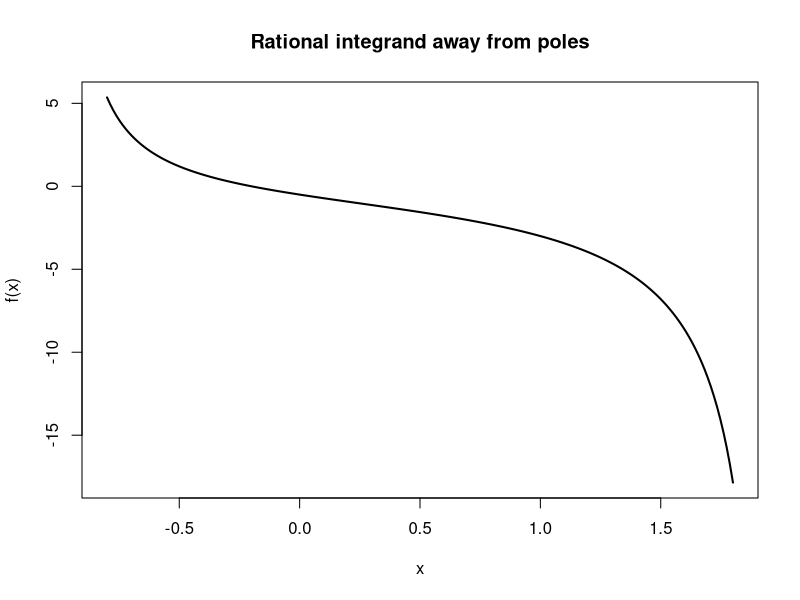

Write R code to recreate this figure.
f <- function(x) (5*x+1)/(x^2-x-2)
g <- function(x) (11/3)/(x-2)+(4/3)/(x+1)
x <- seq(-0.8, 1.8, length.out=200)
cat('Largest decomposition error:', max(abs(f(x)-g(x))), '\n')
plot(x, f(x), type='l', lwd=2,
     main='Rational integrand away from poles')
